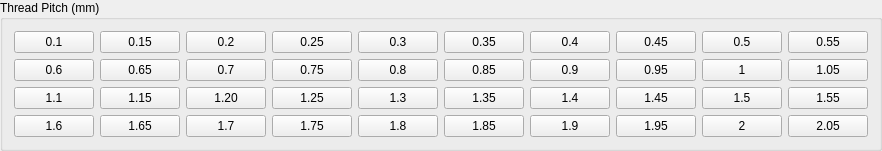
             <widget class="QGroupBox" name="MetricMeasurements_3">
              <property name="title">
               <string>Thread Pitch (mm)</string>
              </property>
              <layout class="QGridLayout" name="gridLayout_10">
               <item row="0" column="7">
                <widget class="QPushButton" name="pushButton_61">
                 <property name="text">
                  <string>0.45</string>
                 </property>
                </widget>
               </item>
               <item row="3" column="9">
                <widget class="QPushButton" name="pushButton_103">
                 <property name="text">
                  <string>2.05</string>
                 </property>
                </widget>
               </item>
               <item row="3" column="6">
                <widget class="QPushButton" name="pushButton_104">
                 <property name="text">
                  <string>1.9</string>
                 </property>
                 <property name="checkable">
                  <bool>true</bool>
                 </property>
                </widget>
               </item>
               <item row="2" column="3">
                <widget class="QPushButton" name="pushButton_105">
                 <property name="text">
                  <string>1.25</string>
                 </property>
                </widget>
               </item>
               <item row="1" column="2">
                <widget class="QPushButton" name="pushButton_106">
                 <property name="text">
                  <string>0.7</string>
                 </property>
                </widget>
               </item>
               <item row="0" column="6">
                <widget class="QPushButton" name="pushButton_62">
                 <property name="text">
                  <string>0.4</string>
                 </property>
                 <property name="checkable">
                  <bool>true</bool>
                 </property>
                </widget>
               </item>
               <item row="3" column="2">
                <widget class="QPushButton" name="pushButton_107">
                 <property name="text">
                  <string>1.7</string>
                 </property>
                </widget>
               </item>
               <item row="2" column="1">
                <widget class="QPushButton" name="pushButton_108">
                 <property name="text">
                  <string>1.15</string>
                 </property>
                 <property name="checkable">
                  <bool>true</bool>
                 </property>
                </widget>
               </item>
               <item row="0" column="8">
                <widget class="QPushButton" name="pushButton_63">
                 <property name="text">
                  <string>0.5</string>
                 </property>
                </widget>
               </item>
               <item row="0" column="4">
                <widget class="QPushButton" name="pushButton_64">
                 <property name="text">
                  <string>0.3</string>
                 </property>
                </widget>
               </item>
               <item row="1" column="0">
                <widget class="QPushButton" name="pushButton_109">
                 <property name="text">
                  <string>0.6</string>
                 </property>
                </widget>
               </item>
               <item row="3" column="1">
                <widget class="QPushButton" name="pushButton_110">
                 <property name="text">
                  <string>1.65</string>
                 </property>
                 <property name="checkable">
                  <bool>true</bool>
                 </property>
                </widget>
               </item>
               <item row="2" column="9">
                <widget class="QPushButton" name="pushButton_111">
                 <property name="text">
                  <string>1.55</string>
                 </property>
                </widget>
               </item>
               <item row="0" column="0">
                <widget class="QPushButton" name="pushButton_65">
                 <property name="text">
                  <string>0.1</string>
                 </property>
                </widget>
               </item>
               <item row="3" column="4">
                <widget class="QPushButton" name="pushButton_112">
                 <property name="text">
                  <string>1.8</string>
                 </property>
                </widget>
               </item>
               <item row="2" column="8">
                <widget class="QPushButton" name="pushButton_113">
                 <property name="text">
                  <string>1.5</string>
                 </property>
                </widget>
               </item>
               <item row="0" column="1">
                <widget class="QPushButton" name="pushButton_66">
                 <property name="text">
                  <string>0.15</string>
                 </property>
                 <property name="checkable">
                  <bool>true</bool>
                 </property>
                </widget>
               </item>
               <item row="0" column="2">
                <widget class="QPushButton" name="pushButton_67">
                 <property name="text">
                  <string>0.2</string>
                 </property>
                </widget>
               </item>
               <item row="1" column="8">
                <widget class="QPushButton" name="pushButton_114">
                 <property name="text">
                  <string>1</string>
                 </property>
                </widget>
               </item>
               <item row="1" column="4">
                <widget class="QPushButton" name="pushButton_115">
                 <property name="text">
                  <string>0.8</string>
                 </property>
                </widget>
               </item>
               <item row="3" column="5">
                <widget class="QPushButton" name="pushButton_116">
                 <property name="text">
                  <string>1.85</string>
                 </property>
                </widget>
               </item>
               <item row="3" column="0">
                <widget class="QPushButton" name="pushButton_117">
                 <property name="text">
                  <string>1.6</string>
                 </property>
                </widget>
               </item>
               <item row="2" column="6">
                <widget class="QPushButton" name="pushButton_118">
                 <property name="text">
                  <string>1.4</string>
                 </property>
                 <property name="checkable">
                  <bool>true</bool>
                 </property>
                </widget>
               </item>
               <item row="3" column="3">
                <widget class="QPushButton" name="pushButton_119">
                 <property name="text">
                  <string>1.75</string>
                 </property>
                </widget>
               </item>
               <item row="0" column="3">
                <widget class="QPushButton" name="pushButton_68">
                 <property name="text">
                  <string>0.25</string>
                 </property>
                </widget>
               </item>
               <item row="2" column="2">
                <widget class="QPushButton" name="pushButton_120">
                 <property name="text">
                  <string>1.20</string>
                 </property>
                </widget>
               </item>
               <item row="1" column="3">
                <widget class="QPushButton" name="pushButton_121">
                 <property name="text">
                  <string>0.75</string>
                 </property>
                </widget>
               </item>
               <item row="1" column="7">
                <widget class="QPushButton" name="pushButton_122">
                 <property name="text">
                  <string>0.95</string>
                 </property>
                </widget>
               </item>
               <item row="3" column="8">
                <widget class="QPushButton" name="pushButton_123">
                 <property name="text">
                  <string>2</string>
                 </property>
                </widget>
               </item>
               <item row="2" column="5">
                <widget class="QPushButton" name="pushButton_124">
                 <property name="text">
                  <string>1.35</string>
                 </property>
                </widget>
               </item>
               <item row="2" column="4">
                <widget class="QPushButton" name="pushButton_125">
                 <property name="text">
                  <string>1.3</string>
                 </property>
                </widget>
               </item>
               <item row="2" column="7">
                <widget class="QPushButton" name="pushButton_126">
                 <property name="text">
                  <string>1.45</string>
                 </property>
                </widget>
               </item>
               <item row="1" column="5">
                <widget class="QPushButton" name="pushButton_127">
                 <property name="text">
                  <string>0.85</string>
                 </property>
                </widget>
               </item>
               <item row="1" column="9">
                <widget class="QPushButton" name="pushButton_128">
                 <property name="text">
                  <string>1.05</string>
                 </property>
                </widget>
               </item>
               <item row="0" column="9">
                <widget class="QPushButton" name="pushButton_69">
                 <property name="text">
                  <string>0.55</string>
                 </property>
                </widget>
               </item>
               <item row="1" column="1">
                <widget class="QPushButton" name="pushButton_129">
                 <property name="text">
                  <string>0.65</string>
                 </property>
                 <property name="checkable">
                  <bool>true</bool>
                 </property>
                </widget>
               </item>
               <item row="1" column="6">
                <widget class="QPushButton" name="pushButton_130">
                 <property name="text">
                  <string>0.9</string>
                 </property>
                 <property name="checkable">
                  <bool>true</bool>
                 </property>
                </widget>
               </item>
               <item row="0" column="5">
                <widget class="QPushButton" name="pushButton_70">
                 <property name="text">
                  <string>0.35</string>
                 </property>
                </widget>
               </item>
               <item row="2" column="0">
                <widget class="QPushButton" name="pushButton_131">
                 <property name="text">
                  <string>1.1</string>
                 </property>
                </widget>
               </item>
               <item row="3" column="7">
                <widget class="QPushButton" name="pushButton_132">
                 <property name="text">
                  <string>1.95</string>
                 </property>
                </widget>
               </item>
              </layout>
             </widget>
